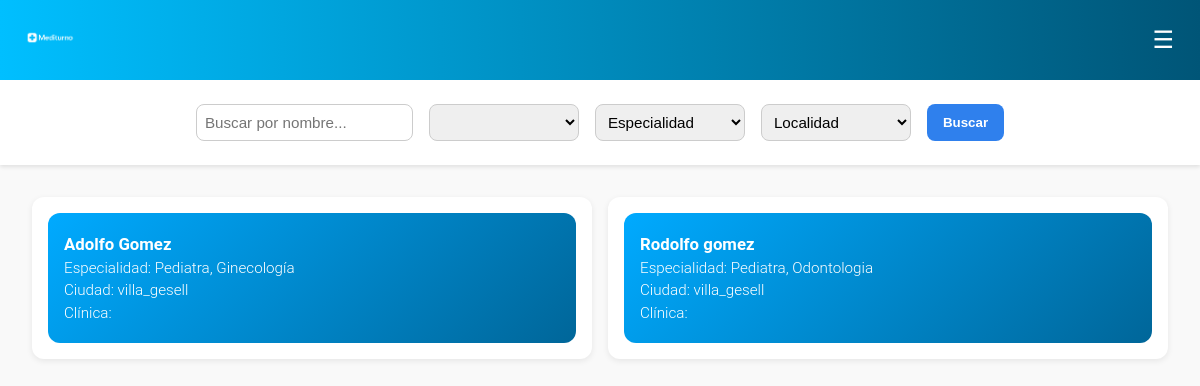
Before: /users/home/appointments with the older database file.
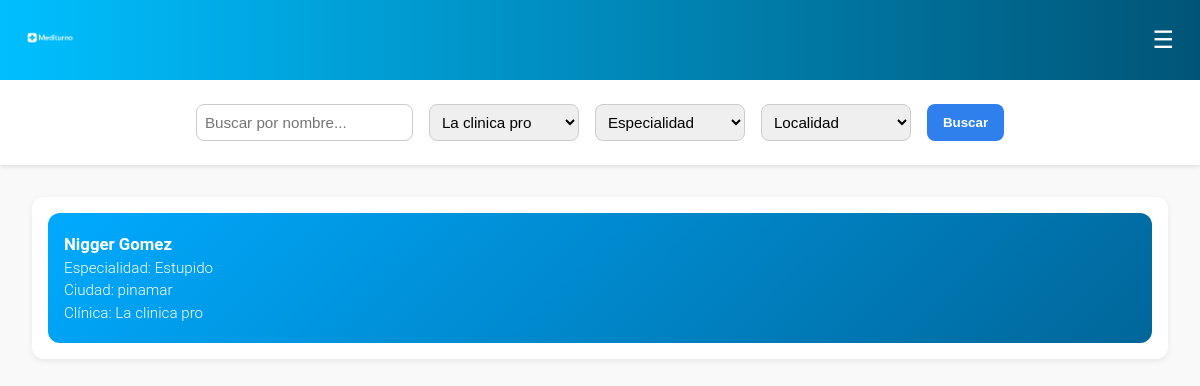
After: the same page with the newer database file.
### users/models.py (models this page shows, shortened)
class MedicoProfile(models.Model):
    user = models.OneToOneField('CustomUser', on_delete=models.CASCADE, related_name='medico_profile')
    especialidades = models.ManyToManyField('Especialidad', related_name='medicos')
    clinica = models.ForeignKey(
        'CustomUser',
        on_delete=models.SET_NULL,
        null=True,
        blank=True,
        limit_choices_to={'role': 'clinic'},
        related_name='medicos_en_clinica'
    )
    matricula = models.CharField(max_length=30)

class CustomUser(AbstractUser):
    objects = CustomUserManager()
    USER_TYPES = (
        ('user', 'User'),
        ('medic', 'Medic'),
        ('clinic', 'Clinic'),
    )
    OBRA_SOCIAL_CHOICES = (
        ('osde', 'OSDE'),
        ('swiss_medical', 'Swiss Medical'),
        ('galeno', 'Galeno'),
        ('medife', 'Medifé'),
        ('other', 'Other')
    )
    CIUDAD_CHOICES = (
        ('villa_gesell', 'Villa Gesell'),
        ('pinamar', 'Pinamar'),
        ('madariaga', 'Madariaga'),
    )
    role = models.CharField(max_length=10, choices=USER_TYPES, default='user', blank=True, null=True)
    obra_social = models.CharField(
        max_length=20,
        choices=OBRA_SOCIAL_CHOICES,
        default='other',
        blank=True,
        null=True
    )
    numero_afiliado = models.CharField(
        max_length=20,
        unique=True,
        null=True,
        blank=True,
        validators=[
            RegexValidator(
                regex=r'^\d{8,12}$',
                message="Número de afiliado debe contener entre 8 y 12 dígitos numéricos",
                code='invalid_numero_afiliado'
            )
        ]
    )
    dni = models.CharField(
        max_length=8,
        null=True,
        blank=True,
        validators=[
            RegexValidator(
                regex=r'^\d{8}$',
                message="El DNI debe contener exactamente 8 dígitos numéricos",
                code='invalid_dni'
            )
        ]
    )
    email = models.EmailField(unique=True)
    nombre = models.CharField(max_length=50,blank=True,null=True)
    apellido = models.CharField(max_length=50, blank=True, null=True)
    fecha_nacimiento = models.DateField(validators=[validate_birth_date], blank=True, null=True)
    telefono = models.CharField(
        max_length=15,
        blank=True,
        null=True,
        validators=[
            RegexValidator(
                regex=r'^\+?\d{7,15}$',
                message="El teléfono debe contener entre 7 y 15 dígitos, opcionalmente con un prefijo internacional.",
                code='invalid_telefono'
            )
        ]
    )
    ciudad = models.CharField(
        max_length=50,
        choices=CIUDAD_CHOICES,
        default='villa_gesell',
        blank=True,
        null=True
    )
    direccion = models.CharField(
        max_length=255,
        blank=True,
        null=True,
        validators=[
            RegexValidator(
                regex=r'^[A-Za-z0-9\s.,#-]+$',
                message="La dirección solo puede contener letras, números, espacios y caracteres especiales básicos.",
                code='invalid_direccion'
            )
        ]
    )

class Especialidad(models.Model):
    nombre = models.CharField(max_length=100)
    def __str__(self):
        return self.nombre

class ClinicaProfile(models.Model):
    user = models.OneToOneField('CustomUser', on_delete=models.CASCADE, related_name='clinica_profile')
    nombre_comercial = models.CharField(max_length=100)
    razon_social = models.CharField(max_length=150, blank=True, null=True)

### appointments/views.py (the view)
# urls.py: path('home/appointments', buscar_medicos, name='buscar_medico'),
def buscar_medicos(request):
    query = request.GET.get('q', '')
    clinica_name = request.GET.get('clinica', '')
    especialidad = request.GET.get('especialidad', '')
    localidad = request.GET.get('localidad', '')
    medicos = MedicoProfile.objects.select_related('user', 'clinica').prefetch_related('especialidades')
    if query:
        medicos = medicos.filter(
            Q(user__nombre__icontains=query) |
            Q(user__apellido__icontains=query)
        )
    if clinica_name:
        medicos = medicos.filter(
            clinica__clinica_profile__nombre_comercial__icontains=clinica_name
        )
    if especialidad:
        medicos = medicos.filter(especialidades__nombre__icontains=especialidad)
    if localidad:
        medicos = medicos.filter(user__ciudad=localidad)
    clinicas = CustomUser.objects.filter(role='clinic')
    especialidades = Especialidad.objects.all()
    context = {
        'medicos': medicos,
        'clinicas': clinicas,
        'especialidades': especialidades,
    }
    return render(request, 'appointments/buscar_medicos.html', context)

### appointments/templates/appointments/buscar_medicos.html (shortened to what this page needs)
{% load static %}
<!DOCTYPE html>
<html lang="es">
<head>
    <link rel="stylesheet" href="{% static 'appointments/css/buscador.css' %}">
    <link rel="stylesheet" href="{% static 'css/global.css' %}">
</head>
<body>
    {% include "includes/header.html" %}
    <form method="get">
        <input type="text" name="q" placeholder="Buscar por nombre..." value="{{ request.GET.q|default:'' }}">
        <select name="clinica">
            {% for clinica in clinicas %}
                <option value="{{ clinica.clinica_profile.nombre_comercial }}" {% if request.GET.clinica == clinica.user.nombre_comercial %}selected{% endif %}>
                    {{ clinica.clinica_profile.nombre_comercial }}
                </option>
            {% empty %}
                <option disabled>No hay clínicas disponibles</option>
            {% endfor %}
        </select>
        <select name="especialidad">
            <option value="" {% if not request.GET.especialidad %}selected{% endif %}>Especialidad</option>
        </select>
        <select name="localidad">
            <option value="" {% if not request.GET.localidad %}selected{% endif %}>Localidad</option>
        </select>
        <button type="submit">Buscar</button>
    </form>
    <div class="medicos-lista">
        {% for medico in medicos %}
                <div class="medico-card" onclick="mostrarHorarios({{ medico.id }})">
                    <div class="info">
                    <p><strong>{{ medico.user.nombre }} {{ medico.user.apellido }}</strong></p>
                   <p>Especialidad:
                    {% for especialidad in medico.especialidades.all %}
                        {{ especialidad }}{% if not forloop.last %}, {% endif %}
                    {% empty %}
                        No tiene especialidades asignadas.
                    {% endfor %}
                    </p>
                    <p>Ciudad: {{ medico.user.ciudad }}</p>
                    {% if medico.clinica %}
                        <p>Clínica: {{ medico.clinica.clinica_profile.nombre_comercial }}</p>
                    {% endif %}
                    </div>
                </div>
        {% empty %}
            <p>No se encontraron médicos con los criterios de búsqueda.</p>
        {% endfor %}
    </div>
</body>
</html>

### templates/includes/header.html (shortened to what this page needs)
<header class="main-header">
    <div class="logo">
        {%load static%}
        <img href="{% url 'users:home' %}" src= "{% static 'img/mediturno_logo.png' %}" alt="Mediturno" class="logo-img">
    </div>
    <button class="hamburger" onclick="toggleMenu()">☰</button>
</header>

### static/appointments/css/buscador.css (style rules this page uses)
body { font-family: 'Segoe UI', Tahoma, Geneva, Verdana, sans-serif; margin: 0; padding: 0; background-color: #f9f9f9; color: #333; }
form { display: flex; flex-wrap: wrap; justify-content: center; gap: 1rem; padding: 1.5rem; background-color: #fff; box-shadow: 0 2px 4px rgba(0, 0, 0, 0.1); }
form input[type="text"], form select { padding: 0.5rem; border: 1px solid #ccc; border-radius: 8px; min-width: 150px; font-size: 0.95rem; }
form button { padding: 0.6rem 1rem; border: none; background-color: #2f80ed; color: white; font-weight: bold; border-radius: 8px; cursor: pointer; transition: background-color 0.3s ease; }
.medicos-lista { display: grid; grid-template-columns: repeat(auto-fit, minmax(280px, 1fr)); gap: 1rem; padding: 2rem; }
.medico-card { background-color: #fff; padding: 1rem; border-radius: 12px; box-shadow: 0 2px 6px rgba(0, 0, 0, 0.08); display: flex; flex-direction: column; justify-content: space-between; }
.medico-card .info { background: linear-gradient(135deg, #00AAFF, #006699); padding: 1rem; border-radius: 12px; color: #fff; }
.medico-card .info p { margin: 0.3rem 0; font-size: 0.95rem; }
.medico-card strong { font-size: 1.05rem; }

### static/css/global.css (style rules this page uses)
body { margin: 0; font-family: 'Roboto', sans-serif; font-weight: 300; }
.main-header { display: flex; justify-content: space-between; align-items: center; background: linear-gradient(to right, #00bfff, #005577); padding: 10px 20px; height: 60px; position: relative; }
.logo-img { height: 60px; width: auto; }
.hamburger { display: flex; flex-direction: column; gap: 5px; cursor: pointer; }
.hamburger { background: none; border: none; font-size: 24px; color: white; cursor: pointer; text-align: center; }

Changed rows visible on the page:
removed Especialidad: nombre "Ginecología"
removed MedicoProfile: user.nombre "Rodolfo", user.apellido "gomez", user.ciudad "villa_gesell", Especialidad (nombre "Pediatra")
removed Especialidad: nombre "Odontologia", shown under "Rodolfo"
changed MedicoProfile "Gomez": user.nombre "Adolfo" → "Nigger"; user.ciudad "villa_gesell" → "pinamar"; clinica.clinica_profile.nombre_comercial (not shown) → "La clinica pro"
changed Especialidad: nombre "Pediatra" → "Estupido"; no longer shows ","
Other visible differences:
form field clinica: (not shown) → "La clinica pro"
